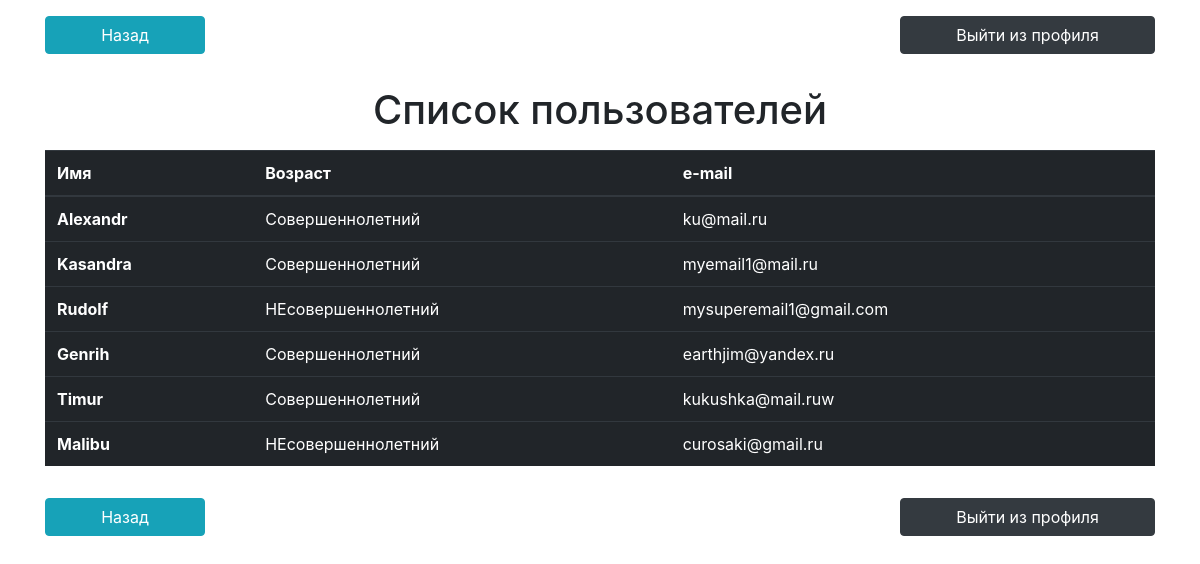
Screenshot of /listUsers (signed in) with the database file from the repository.
### tables this page shows
CREATE TABLE `users` (
  `id` int(10) UNSIGNED NOT NULL,
  `name` char(255) NOT NULL,
  `email` char(255) NOT NULL,
  `pass` char(255) NOT NULL,
  `age` tinyint(3) UNSIGNED NOT NULL,
  `desc` text NOT NULL
);

### Core/View.php (called while the page is built, shortened)
<?php
class View
{
    public function render(string $tpl)
    {
        include $tpl;
        return ob_get_clean();
    }
}

### www/index.php (called while the page is built, shortened)
<?php
$app = new Core\Application();
$app->run();

### Core/Context.php (called while the page is built, shortened)
<?php
class Context
{
    private static $_instance;
    private $_dispatcher;
    private $_db;
    public static function i()
    {
        if (!self::$_instance) {
            self::$_instance = new self();
        }
        return self::$_instance;
    }
    public function getDispatcher(): Dispatcher
    {
        return $this->_dispatcher;
    }
    public function setDispatcher(Dispatcher $dispatcher): void
    {
        $this->_dispatcher = $dispatcher;
    }
    public function getDb(): DB
    {
        return $this->_db;
    }
    public function setDb(DB $db): void
    {
        $this->_db = $db;
    }
}

### Core/DB.php (called while the page is built, shortened)
<?php
class DB
{
    private $_pdo;
    private function getConnection()
    {
        if (!$this->_pdo) {
            $this->_pdo = new \PDO('mysql:host=localhost;dbname=my-mvc', 'root', '');
        }
        return $this->_pdo;
    }
    public function fetchAll(string $query, $_method, array $params = [])
    {
        $t = microtime(1);
        $pdo = $this->getConnection();
        $prepared = $pdo->prepare($query);
        $ret = $prepared->execute($params);
        $data = $prepared->fetchAll(\PDO::FETCH_ASSOC);
        $affectedRows = $prepared->rowCount();
        return $data;
    }
}

### App/Models/User/userModel.php (called while the page is built, shortened)
<?php
class userModel
{
    public function getAllUsers(string $order = 'ASC')
    {
        $db = \Core\Context::i()->getDb();
        $users = $db->fetchAll("SELECT email, `name`, age FROM `users` order by id $order", __METHOD__);
        if ($users) {
            $i=0;
            foreach ($users as $user){
                if ($user['age'] >= 18){
                    $users[$i]['age'] = 'Совершеннолетний';
                }else{
                    $users[$i]['age'] = 'НЕсовершеннолетний';
                }
                $i++;
            }
            return $users;
        }
        return false;
    }
}

### Core/Controller.php (called while the page is built, shortened)
<?php
class Controller
{
    protected $_render = true;
    public function needRender(): bool
    {
        return $this->_render;
    }
}

### Core/Dispatcher.php (called while the page is built, shortened)
<?php
class Dispatcher
{
    private $_controllerName = '';
    private $_actionToken = '';
    protected function getRoutes()
    {
        return [
            'Login' => [
                'index' => 'Index.auth',
            ],
            'Register' => [
                'index' => 'Index.index',
            ],
            'Profile' => [
                'index' => 'User.user',
            ],
            'user/uploadAvatar' => [
                'index' => 'User.user',
            ],
            'Avatars' => [
                'index' => 'User.avatars',
            ],
            'user/delite' => [
                'index' => 'Index.index',
            ],
            'Listusers' => [
                'index' => 'User.listUsers',
            ],
        ];
    }
    public function dispatch()
    {
        $request = Context::i()->getRequest();
        $controllerName = $request->getControllerName();
        $actionName = $request->getActionName();
        if (!$controllerName or !$this->check($controllerName)) {
            $this->_controllerName = self::DEFAULT_CONTROLLER;
        } else {
            $this->_controllerName = ucfirst(strtolower($controllerName));
        }
        if (!$actionName or !$this->check($actionName)) {
            $this->_actionToken = self::DEFAULT_ACTION;
        } else {
            $this->_actionToken = strtolower($actionName);
        }
        $routes = $this->getRoutes();
        if (
            isset($routes[$this->_controllerName]) and
            isset($routes[$this->_controllerName][$this->_actionToken])
        ) {
            list($this->_controllerName, $this->_actionToken) = explode('.',
                $routes[$this->_controllerName][$this->_actionToken]);
        }
    }
    private function check(string $key)
    {
        return preg_match('/[a-zA-Z0-9]+/', $key);
    }
    public function getControllerName(): string
    {
        return $this->_controllerName;
    }
    public function getActionName(): string
    {
        return $this->_actionToken . 'Action';
    }
    public function getActionToken()
    {
        return $this->_actionToken;
    }
}

### App/Templates/User/listUsers.phtml (the view, shortened to what this page needs)
<link rel="stylesheet" href="https://maxcdn.bootstrapcdn.com/bootstrap/4.0.0/css/bootstrap.min.css"
>
<?php
$users = $this->users->getAllUsers();
?>
<div class="container mt-3">
    <div class="row">
        <div class="col-md-2">
            <a class="btn btn-info" href="profile">Назад</a>
        </div>
        <div class="offset-7 col-md-3">
            <form action="/user/exit" method="post">
                <input class="btn btn-dark" type="submit" value="Выйти из профиля">
            </form>
        </div>
    </div>
</div>
<div class="container mt-3">
    <div class="row">
        <div class="col-12">
            <h1 class="text-center">Список пользователей</h1>
        </div>
        <div class="col-md-12 mt-2">
            <table class="table table-hover table-dark">
                <thead>
                <tr>
                    <th scope="col">Имя</th>
                    <th scope="col">Возраст</th>
                    <th scope="col">e-mail</th>
                </tr>
                </thead>
                <tbody>
                <?php foreach ($users as $user): ?>
                    <tr>
                        <th scope="row"><?= $user['name'] ?></th>
                        <td><?= $user['age'] ?></td>
                        <td><?= $user['email'] ?></td>
                    </tr>
                <?php endforeach; ?>
                </tbody>
            </table>
        </div>
    </div>
</div>
<div class="container mt-3">
    <div class="row">
        <div class="col-md-2">
            <a class="btn btn-info" href="profile">Назад</a>
        </div>
        <div class="offset-7 col-md-3">
            <form action="/user/exit" method="post">
                <input class="btn btn-dark" type="submit" value="Выйти из профиля">
            </form>
        </div>
    </div>
</div>

### Core/Application.php (shortened to what this page needs)
<?php
class Application
{
    private $_context;
    protected function _init()
    {
        $this->_context = Context::i();
        $request = new Request();
        $dispatcher = new Dispatcher();
        $db = new DB();
        $this->_context->setRequest($request);
        $this->_context->setDispatcher($dispatcher);
        $this->_context->setDb($db);
    }
    public function run()
    {
        try {
            $this->_context->getDispatcher()->dispatch();
            $dispatcher = $this->_context->getDispatcher();
            $controllerObj = new $controllerFileName();
            $actionFuncName = $dispatcher->getActionName();
            $tpl = '../App/Templates/' . $dispatcher->getControllerName() .
                '/' . $dispatcher->getActionToken() . '.phtml';
            $view = new View();
            $controllerObj->view = $view;
            $controllerObj->$actionFuncName();
            if ($controllerObj->needRender()){
                $html = $view->render($tpl);
                echo $html;
            }
        } catch (Exception\Error404 $e) {
            header('HTTP/1.0 404 Not Found');
            trigger_error($e->getMessage());
        }
    }
}

### App/Templates/User/listUsers.phtml (style rules this page uses)
.btn { width: 100%; }

### rows the page displays
users: name "Alexandr", age "Совершеннолетний", email "ku@mail.ru"
users: name "Kasandra", age "Совершеннолетний", email "myemail1@mail.ru"
users: name "Rudolf", age "НЕсовершеннолетний", email "mysuperemail1@gmail.com"
users: name "Genrih", age "Совершеннолетний", email "earthjim@yandex.ru"
users: name "Timur", age "Совершеннолетний", email "kukushka@mail.ruw"
users: name "Malibu", age "НЕсовершеннолетний", email "curosaki@gmail.ru"
